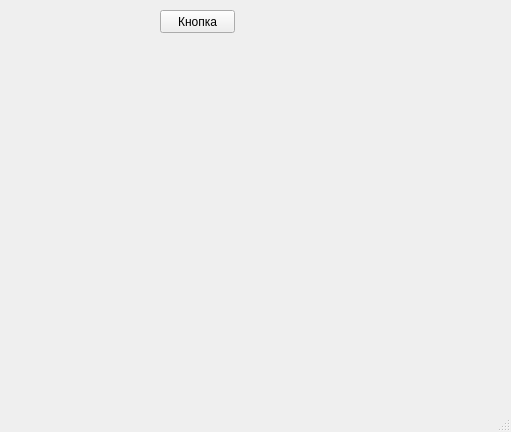
<?xml version="1.0" encoding="UTF-8"?>
<ui version="4.0">
 <class>MainWindow</class>
 <widget class="QMainWindow" name="MainWindow">
  <property name="geometry">
   <rect>
    <x>0</x>
    <y>0</y>
    <width>511</width>
    <height>432</height>
   </rect>
  </property>
  <property name="windowTitle">
   <string>MainWindow</string>
  </property>
  <widget class="QWidget" name="centralwidget">
   <widget class="QPushButton" name="pushButton">
    <property name="geometry">
     <rect>
      <x>160</x>
      <y>10</y>
      <width>75</width>
      <height>23</height>
     </rect>
    </property>
    <property name="text">
     <string>Кнопка</string>
    </property>
   </widget>
  </widget>
  <widget class="QMenuBar" name="menubar">
   <property name="geometry">
    <rect>
     <x>0</x>
     <y>0</y>
     <width>511</width>
     <height>21</height>
    </rect>
   </property>
  </widget>
  <widget class="QStatusBar" name="statusbar"/>
 </widget>
 <resources/>
 <connections/>
</ui>
